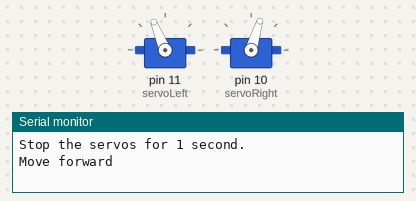
The sketch below on a simulated Arduino Uno, built with avr-gcc and run on an emulated ATmega328P. Shown: 2 × servo, the last lines printed to the serial monitor.

Above: at 1.1 s.
At 6.6 s:
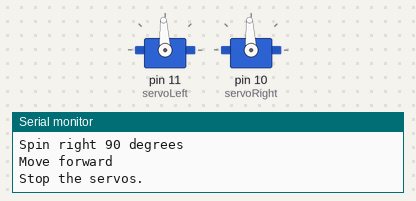
Timing chart, 0 to 8.1 s (numbered marks = the images above):
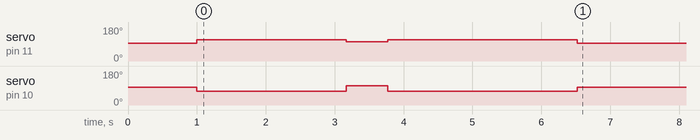

Measured:
- by itself, servo on pin 11 (servoLeft): 93° → 112° at 1.0 s, → 102° 2.2 s later, → 112° 0.60 s later, → 93° 2.8 s later
- by itself, servo on pin 10 (servoRight): 93° → 73° at 1.0 s, → 102° 2.2 s later, → 73° 0.60 s later, → 93° 2.8 s later

The sketch:

Ch3Golf_Hole2_90_Degree_Turn.ino
```cpp
#include <Servo.h>

Servo servoLeft;
Servo servoRight;

void setup() {
  // put your setup code here, to run once:
  Serial.begin(9600);

  servoLeft.attach(11);
  servoRight.attach(10);

  Serial.println("Stop the servos for 1 second.");
  servoLeft.writeMicroseconds(1500);
  servoRight.writeMicroseconds(1500);
  delay(1000);

/////////////////////////////////////////////////////////
  Serial.println("Move forward");
  servoLeft.writeMicroseconds(1700);    //counter-clockwise
  servoRight.writeMicroseconds(1300);   //clockwise
  delay(2167);


/////////////////////////////////////////////////////////
  Serial.println("Spin right 90 degrees");
  servoLeft.writeMicroseconds(1600);    //counter-clockwise
  servoRight.writeMicroseconds(1600);   //counter-clockwise
  delay(600);

/////////////////////////////////////////////////////////
  Serial.println("Move forward");
  servoLeft.writeMicroseconds(1700);    //counter-clockwise
  servoRight.writeMicroseconds(1300);   //clockwise
  delay(2750);


/////////////////////////////////////////////////////////
  Serial.println("Stop the servos.");
  servoLeft.writeMicroseconds(1500);
  servoRight.writeMicroseconds(1500);

}

void loop() {
  // put your main code here, to run repeatedly:

}
```
